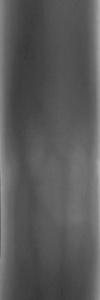
#> input picture ROI/SUMLA/CNN_data/test_data/1/1_5_2.jpg, 100 x 300 px
$ python -i SUMLA_ROI_main.py   (imports and definitions only)   (older library calls are emulated)
#> lines starting #> are read from the running program, lines starting #| are printed output that depends on the picture; after the words box and inside, x2 and y2 are one past the last pixel; in counts of white or black regions, pixels touching at a corner belong together
#> further down, picture is the input picture: shape (300, 100, 3); min 55, max 177, mean 89.4
# -*- coding: utf-8 -*-
from skimage.feature import local_binary_pattern
import cv2
import numpy as np
import matplotlib.pyplot as plt
import math
import numpy
import os
import imutils
import argparse


# [11 lines left out: function first_filter, not called in this run]

########################
# 边缘检测


def edge_detection(img):
    # [7 lines of commented-out code are left out]
    x = cv2.Sobel(img, cv2.CV_16S, 1, 0)
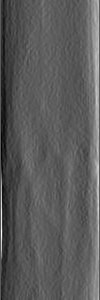
#> x: shape (300, 100, 3) int16; min -83, max 154, mean 1.5; drawn with min black and max white
    y = cv2.Sobel(img, cv2.CV_16S, 0, 1)
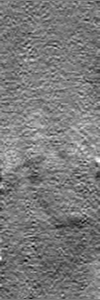
#> y: shape (300, 100, 3) int16; min -23, max 24, mean -0.4; drawn with min black and max white
    absX = cv2.convertScaleAbs(x)  # 转回uint8
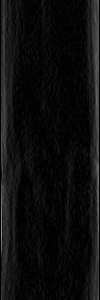
#> absX: shape (300, 100, 3); min 0, max 154, mean 13.8
    absY = cv2.convertScaleAbs(y)
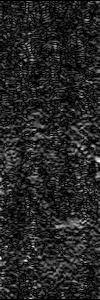
#> absY: shape (300, 100, 3); min 0, max 24, mean 3.5; drawn with min black and max white
    # img_edge = cv2.addWeighted(absX, 0.5, absY, 0.5, 0)
    img_edge = cv2.add(absX, absY)
    # 與原圖相同亮度 所以在做相減時 與原圖相同元素砍掉 只留下邊邊亮的地方 且因為邊邊比原本亮 所以與原圖相減後是呈現最暗
    img_edge = cv2.addWeighted(img, 0.2, img_edge, 0.8, 0)
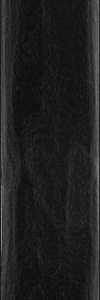
#> img_edge: shape (300, 100, 3); min 12, max 155, mean 31.8
    # [16 lines of commented-out code are left out]

    canny_th3 = cv2.Canny(img_edge, 130, 190)
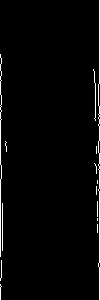
#> canny_th3: shape (300, 100); 2.4% white in thin lines or dots

    # 用哪種閉運算好?
    kernel = cv2.getStructuringElement(cv2.MORPH_ELLIPSE, (3, 3))
    # MORPH_CLOSE = cv2.morphologyEx(canny_th3, cv2.MORPH_CLOSE, kernel)  # 降黑點
    MORPH_CLOSE = cv2.dilate(canny_th3, kernel, iterations=3)
#> MORPH_CLOSE: shape (300, 100); 9.5% white; 2 white regions, box (x1, y1, x2, y2) and area: (90, 0, 100, 300) 1630, (0, 51, 10, 300) 1220
    final_edge = cv2.erode(MORPH_CLOSE, kernel, iterations=3)
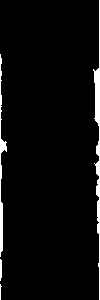
#> final_edge: shape (300, 100); 3.9% white; 4 white regions (1 under 20 px), largest, box (x1, y1, x2, y2) and area: (93, 0, 100, 300) 712, (0, 54, 7, 257) 402, (0, 259, 2, 281) 40

    # [15 lines of commented-out code are left out]

    return img, final_edge


# [813 lines left out: functions contrast1, contrast, pixel_polarization, positioning_middle_point, rotated_minWidth, rotation_correction and 13 more, not called in this run]

# print(scores_list)


# [38 lines not run here, left out]
    # get_imgs_roi('./raw_data/')
    # bin_features_extract('./data/roi_320240')
    # bin_match('./data/roi_600_2_all_320240/600-3-7-1.bmp',
    #           './data/roi_600_2_all_320240/600-3-8-1.bmp')
    # LBP_feature_extrector('./data/roi_320240')
    # SIFT_detector('./data/roi_320240/')
    # SIFT_match('./data/roi_320240/600-3-7-1.bmp',
    #            './data/roi_320240/600-3-8-1.bmp')
    # 2号样本计算分布直方图
    # cal_scores('FLANN', 2)
    # 4号样本计算直方图
    # cal_scores('BIN', 4)

>>> import cv2
>>> picture = cv2.imread('CNN_data/test_data/1/1_5_2.jpg')
>>> result = edge_detection(picture)
